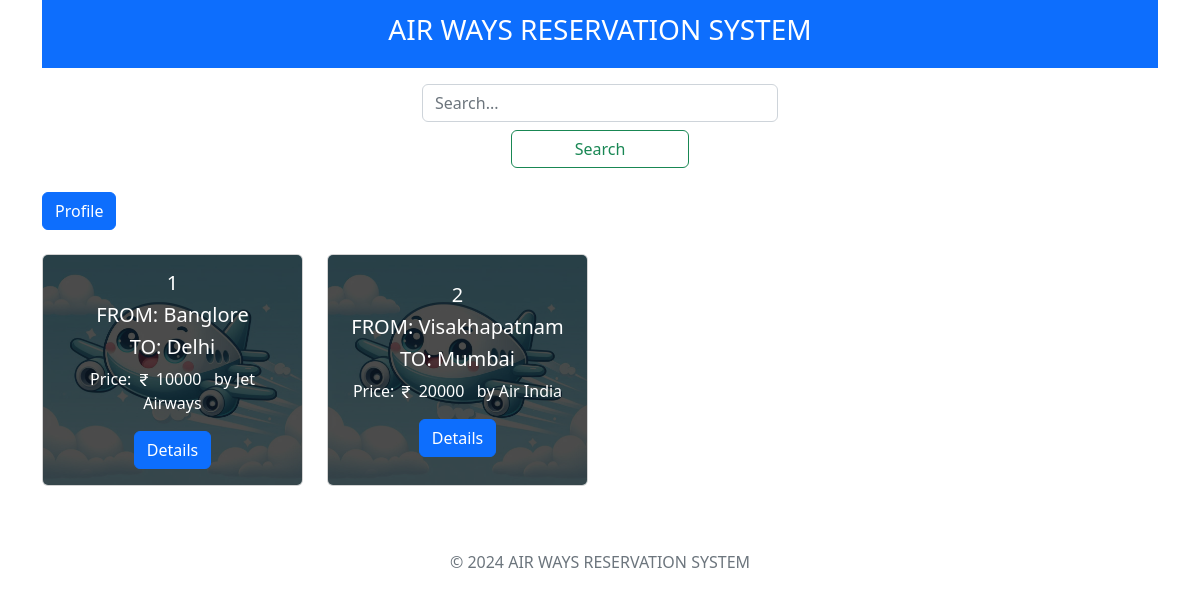
The page /home on the database its author committed.
### admin/models.py (models this page shows)
class flights(db.Model):
    __tablename__ = 'flights'
    flight_id = db.Column(db.Integer, primary_key=True, nullable=False, unique=True)
    company = db.Column(db.String(80), nullable=False)
    start_loc = db.Column(db.String(80), nullable=False)
    destination = db.Column(db.String(80), nullable=False)
    available_seats = db.Column(db.Integer,  nullable=False)
    price = db.Column(db.Integer,  nullable=False)
    total_seats = db.Column(db.Integer, nullable=False)
    admin_id = db.Column(db.String(80), db.ForeignKey('admin_login.admin_id'), nullable=False)

### user/views.py (the view)
@user_app.route('/home', methods=['GET', 'POST'])
def home():
    form = SearchForm()
    if form.validate_on_submit():
        session['search'] = form.searched.data
        return redirect(url_for('.search'))
    flights_list = flights.query.all()
    return render_template('user/home.html', form=form, flight=flights_list)

### user/forms.py
class SearchForm(FlaskForm):
    searched = StringField(validators=[InputRequired()])
    submit = SubmitField("Submit")

### templates/user/home.html (shortened to what this page needs)
{% extends "base.html" %}
{% block nav %}
{% include "nav.html" %}
{% endblock %}
{% block content %}
{% from "_formhelpers.html" import render_field %}
<div class="row justify-content-center mb-4">
    <div class="col-md-4">
        <form method="POST" action="{{ url_for('user_app.home') }}" class="form-inline">
            {{ form.searched(class="form-control w-100", placeholder="Search...") }}
            <div class="d-flex justify-content-center mt-2">
                <button class="btn btn-outline-success w-50" type="submit">Search</button>
            </div>
        </form>
    </div>
</div>
<a class="btn btn-primary mb-4" href="{{url_for('user_app.proffile')}}">Profile</a>
<div class="row">
  {% for a in flight %}
  <div class="col-md-3 mb-3">
      <div class="card h-100" style="position: relative; overflow: hidden;">
          <div style="
              position: absolute;
              top: 0;
              left: 0;
              width: 100%;
              height: 100%;
              background-image: url('{{ url_for('static', filename='images/img.png') }}');
              background-size: cover;
              background-position: center;
              filter: brightness(0.6);">
          </div>
          <div class="card-body text-white d-flex flex-column justify-content-center" style="position: relative; z-index: 1; background-color: rgba(0, 0, 0, 0.5);">
            <h5 class="card-title text-center">{{ a.flight_id }}</h5>
            <h5 class="card-title text-center">FROM: {{ a.start_loc }}</h5>
            <h5 class="card-title text-center">TO: {{ a.destination }}</h5>
            <p class="card-text text-center">
                Price:
                {{ a.price }} &nbsp; by {{ a.company }}
            </p>
            <form action="{{ url_for('user_app.flightdetails') }}" method="POST" style="display: inline;">
              <div class="d-flex justify-content-center">
                  <button type="submit" class="btn btn-primary">Details</button>
              </div>
            </form>
          </div>
      </div>
  </div>
  {% endfor %}
</div>
{% endblock %}

### templates/base.html (shortened to what this page needs)
<!doctype html>
<html lang="en">
  <head>
    <link rel="stylesheet" href="https://cdn.jsdelivr.net/npm/bootstrap-icons@1.11.3/font/bootstrap-icons.min.css">
    <link href="https://cdn.jsdelivr.net/npm/bootstrap@5.2.3/dist/css/bootstrap.min.css" rel="stylesheet">
    <link href="https://cdnjs.cloudflare.com/ajax/libs/font-awesome/4.7.0/css/font-awesome.min.css" rel="stylesheet">
  </head>
  <body class="bgblue">
    {% block nav %}{% endblock %}
    <div class="container">
      <main>
        {% block content %}{% endblock %}
      </main>
    </div>
    <div class="offset-md-2 col-md-8 pt-5 pb-3" align="center">
      <footer>
      <span class="text-muted">&copy; 2024 {{ config['SITE_NAME'] }}</span>
    </footer>
    </div>
  </body>
</html>

### templates/nav.html
<div class="container pb-3">
  <nav class="navbar navbar-dark bg-primary">
    <div class="container-fluid">
      <a class="navbar-brand mx-auto" href="{{url_for('admin_app.index')}}">
        <h3>{{ config['SITE_NAME'] }}</h3>
      </a>
    </div>
  </nav>
</div>

### templates/base.html (style rules this page uses)
html, body { height: 100%; margin: 0; }
body { display: flex; flex-direction: column; }
main { flex: 1; }

### rows shown on the page
flights: flight_id "1", start_loc "Banglore", destination "Delhi", price "10000", company "Jet Airways"
flights: flight_id "2", start_loc "Visakhapatnam", destination "Mumbai", price "20000", company "Air India"

### other values the page prints
{{ config['SITE_NAME'] }} "AIR WAYS RESERVATION SYSTEM"
